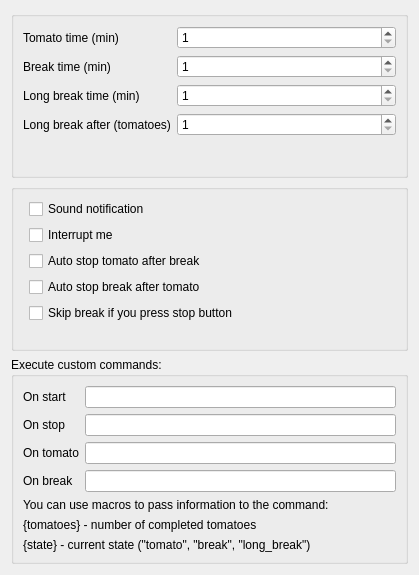
<?xml version="1.0" encoding="UTF-8"?>
<ui version="4.0">
 <class>Settings</class>
 <widget class="QWidget" name="Settings">
  <property name="geometry">
   <rect>
    <x>0</x>
    <y>0</y>
    <width>419</width>
    <height>575</height>
   </rect>
  </property>
  <property name="windowTitle">
   <string>Settings</string>
  </property>
  <property name="layoutDirection">
   <enum>Qt::LeftToRight</enum>
  </property>
  <layout class="QVBoxLayout" name="verticalLayout">
   <item>
    <widget class="QGroupBox" name="minutes">
     <property name="title">
      <string/>
     </property>
     <layout class="QFormLayout" name="formLayout">
      <item row="0" column="0">
       <widget class="QLabel" name="stateTomatoLabel">
        <property name="text">
         <string>Tomato time (min)</string>
        </property>
       </widget>
      </item>
      <item row="0" column="1">
       <widget class="QSpinBox" name="stateTomato">
        <property name="minimum">
         <number>1</number>
        </property>
       </widget>
      </item>
      <item row="1" column="0">
       <widget class="QLabel" name="stateBreakLabel">
        <property name="text">
         <string>Break time (min)</string>
        </property>
       </widget>
      </item>
      <item row="1" column="1">
       <widget class="QSpinBox" name="stateBreak">
        <property name="minimum">
         <number>1</number>
        </property>
       </widget>
      </item>
      <item row="2" column="0">
       <widget class="QLabel" name="stateLongBreakLabel">
        <property name="text">
         <string>Long break time (min)</string>
        </property>
       </widget>
      </item>
      <item row="2" column="1">
       <widget class="QSpinBox" name="stateLongBreak">
        <property name="minimum">
         <number>1</number>
        </property>
       </widget>
      </item>
      <item row="3" column="0">
       <widget class="QLabel" name="repeatLabel">
        <property name="text">
         <string>Long break after (tomatoes)</string>
        </property>
       </widget>
      </item>
      <item row="3" column="1">
       <widget class="QSpinBox" name="repeat">
        <property name="minimum">
         <number>1</number>
        </property>
       </widget>
      </item>
     </layout>
    </widget>
   </item>
   <item>
    <widget class="QGroupBox" name="checkboxes">
     <property name="title">
      <string/>
     </property>
     <layout class="QFormLayout" name="formLayout_2">
      <item row="0" column="1">
       <widget class="QCheckBox" name="notification">
        <property name="layoutDirection">
         <enum>Qt::LeftToRight</enum>
        </property>
        <property name="text">
         <string>Sound notification</string>
        </property>
        <property name="autoRepeat">
         <bool>false</bool>
        </property>
        <property name="autoExclusive">
         <bool>false</bool>
        </property>
        <property name="tristate">
         <bool>false</bool>
        </property>
       </widget>
      </item>
      <item row="1" column="1">
       <widget class="QCheckBox" name="interrupt">
        <property name="sizePolicy">
         <sizepolicy hsizetype="Minimum" vsizetype="Fixed">
          <horstretch>0</horstretch>
          <verstretch>0</verstretch>
         </sizepolicy>
        </property>
        <property name="layoutDirection">
         <enum>Qt::LeftToRight</enum>
        </property>
        <property name="autoFillBackground">
         <bool>false</bool>
        </property>
        <property name="text">
         <string>Interrupt me</string>
        </property>
       </widget>
      </item>
      <item row="2" column="1">
       <widget class="QCheckBox" name="autoStopTomato">
        <property name="layoutDirection">
         <enum>Qt::LeftToRight</enum>
        </property>
        <property name="text">
         <string>Auto stop tomato after break</string>
        </property>
       </widget>
      </item>
      <item row="3" column="1">
       <widget class="QCheckBox" name="autoStopBreak">
        <property name="layoutDirection">
         <enum>Qt::LeftToRight</enum>
        </property>
        <property name="text">
         <string>Auto stop break after tomato</string>
        </property>
       </widget>
      </item>
      <item row="4" column="1">
       <widget class="QCheckBox" name="switchToTomatoOnAbort">
        <property name="minimumSize">
         <size>
          <width>0</width>
          <height>0</height>
         </size>
        </property>
        <property name="layoutDirection">
         <enum>Qt::LeftToRight</enum>
        </property>
        <property name="text">
         <string>Skip break if you press stop button</string>
        </property>
       </widget>
      </item>
     </layout>
    </widget>
   </item>
   <item>
    <widget class="QGroupBox" name="commands">
     <property name="title">
      <string>Execute custom commands:</string>
     </property>
     <layout class="QFormLayout" name="formLayout_3">
      <item row="0" column="0">
       <widget class="QLabel" name="afterStartLabel">
        <property name="text">
         <string>On start</string>
        </property>
       </widget>
      </item>
      <item row="0" column="1">
       <widget class="QLineEdit" name="afterStartCommand"/>
      </item>
      <item row="1" column="0">
       <widget class="QLabel" name="afterStopLabel">
        <property name="text">
         <string>On stop</string>
        </property>
       </widget>
      </item>
      <item row="1" column="1">
       <widget class="QLineEdit" name="afterStopCommand"/>
      </item>
      <item row="4" column="0" colspan="2">
       <widget class="QLabel" name="macrosHelp1">
        <property name="text">
         <string>You can use macros to pass information to the command:</string>
        </property>
       </widget>
      </item>
      <item row="5" column="0" colspan="2">
       <widget class="QLabel" name="macrosHelp2">
        <property name="text">
         <string>{tomatoes} - number of completed tomatoes</string>
        </property>
       </widget>
      </item>
      <item row="6" column="0" colspan="2">
       <widget class="QLabel" name="macrosHelp3">
        <property name="text">
         <string>{state} - current state (&quot;tomato&quot;, &quot;break&quot;, &quot;long_break&quot;)</string>
        </property>
       </widget>
      </item>
      <item row="2" column="0">
       <widget class="QLabel" name="onTomatoLabel">
        <property name="text">
         <string>On tomato</string>
        </property>
       </widget>
      </item>
      <item row="3" column="0">
       <widget class="QLabel" name="onBreakLabel">
        <property name="text">
         <string>On break</string>
        </property>
       </widget>
      </item>
      <item row="2" column="1">
       <widget class="QLineEdit" name="onTomatoCommand"/>
      </item>
      <item row="3" column="1">
       <widget class="QLineEdit" name="onBreakCommand"/>
      </item>
     </layout>
    </widget>
   </item>
  </layout>
 </widget>
 <resources/>
 <connections/>
</ui>
